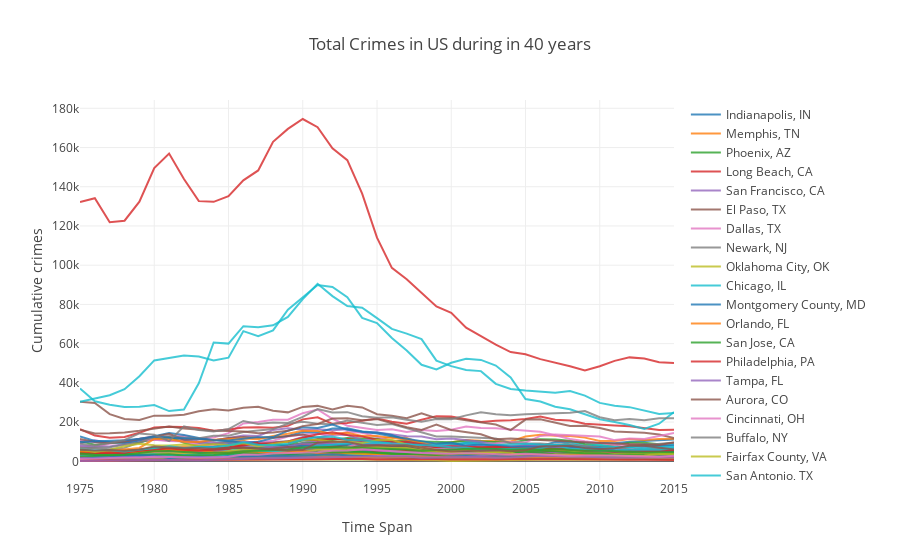

Notebook code for this chart:
### Code cell
import plotly.offline as py
py.init_notebook_mode(connected=True)
import plotly.graph_objs as go

a = set(df2["agency_jurisdiction"])
a = list(a)

doubles = dict()
for i in range(0,len(a)):
    doubles[i] = df2[df2['agency_jurisdiction'].str.contains(a[i])]

trace = dict()
for i in range(0,len(a)):
    trace[i] = go.Scatter(x = doubles[i]['report_year'],y=doubles[i]['violent_crimes'],name = a[i],opacity = 0.8)

data = [trace[0],trace[1],trace[2],trace[3],trace[4],trace[5],trace[6],trace[7],trace[8],trace[9],
        trace[10],trace[11],trace[12],trace[13],trace[14],trace[15],trace[16],trace[17],trace[18],trace[19],
         trace[20],trace[21],trace[22],trace[23],trace[24],trace[25],trace[26],trace[27],trace[28],trace[29],
          trace[30],trace[31],trace[32],trace[33],trace[34],trace[35],trace[36],trace[37],trace[38],trace[39],
           trace[40],trace[41],trace[42],trace[43],trace[44],trace[45],trace[46],trace[47],trace[48],trace[49],
            trace[50],trace[51],trace[52],trace[53],trace[54],trace[55],trace[56],trace[57],trace[58],trace[59],
             trace[60],trace[61],trace[62],trace[63],trace[64],trace[65],trace[66],trace[67]]

layout = dict(title = "Total Crimes in US during in 40 years",
              xaxis = dict(title = 'Time Span'),
              yaxis = dict(title = 'Cumulative crimes'),)

fig = dict(data=data, layout=layout)
py.iplot(fig)
